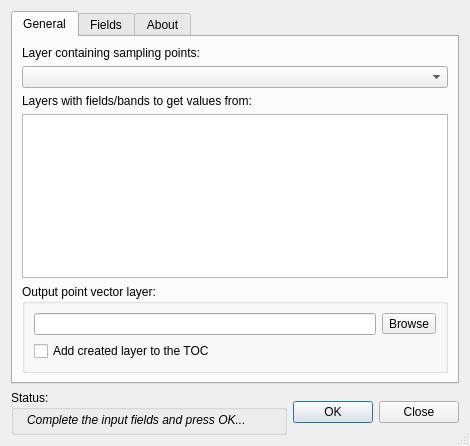
<?xml version="1.0" encoding="UTF-8"?>
<ui version="4.0">
 <class>Dialog</class>
 <widget class="QDialog" name="Dialog">
  <property name="geometry">
   <rect>
    <x>0</x>
    <y>0</y>
    <width>470</width>
    <height>446</height>
   </rect>
  </property>
  <property name="focusPolicy">
   <enum>Qt::NoFocus</enum>
  </property>
  <property name="windowTitle">
   <string>Point Sampling Tool</string>
  </property>
  <property name="windowIcon">
   <iconset>
    <normaloff>pointSamplingToolIcon.png</normaloff>pointSamplingToolIcon.png</iconset>
  </property>
  <property name="sizeGripEnabled">
   <bool>true</bool>
  </property>
  <layout class="QGridLayout">
   <item row="0" column="0">
    <widget class="QTabWidget" name="tabWidget">
     <property name="currentIndex">
      <number>0</number>
     </property>
     <widget class="QWidget" name="tab">
      <attribute name="title">
       <string>General</string>
      </attribute>
      <layout class="QGridLayout">
       <item row="0" column="0">
        <layout class="QVBoxLayout">
         <item>
          <widget class="QLabel" name="label">
           <property name="sizePolicy">
            <sizepolicy hsizetype="Preferred" vsizetype="Fixed">
             <horstretch>0</horstretch>
             <verstretch>0</verstretch>
            </sizepolicy>
           </property>
           <property name="text">
            <string>Layer containing sampling points:</string>
           </property>
          </widget>
         </item>
         <item>
          <widget class="QComboBox" name="inSample"/>
         </item>
        </layout>
       </item>
       <item row="1" column="0">
        <layout class="QVBoxLayout">
         <item>
          <widget class="QLabel" name="label_2">
           <property name="sizePolicy">
            <sizepolicy hsizetype="Preferred" vsizetype="Fixed">
             <horstretch>0</horstretch>
             <verstretch>0</verstretch>
            </sizepolicy>
           </property>
           <property name="text">
            <string>Layers with fields/bands to get values from:</string>
           </property>
          </widget>
         </item>
         <item>
          <widget class="QListWidget" name="inData">
           <property name="cursor" stdset="0">
            <cursorShape>ArrowCursor</cursorShape>
           </property>
           <property name="editTriggers">
            <set>QAbstractItemView::DoubleClicked|QAbstractItemView::EditKeyPressed</set>
           </property>
           <property name="selectionMode">
            <enum>QAbstractItemView::MultiSelection</enum>
           </property>
           <property name="viewMode">
            <enum>QListView::ListMode</enum>
           </property>
          </widget>
         </item>
        </layout>
       </item>
       <item row="2" column="0">
        <widget class="QGroupBox" name="groupBox_2">
         <property name="sizePolicy">
          <sizepolicy hsizetype="Preferred" vsizetype="Fixed">
           <horstretch>0</horstretch>
           <verstretch>0</verstretch>
          </sizepolicy>
         </property>
         <property name="title">
          <string>Output point vector layer:</string>
         </property>
         <layout class="QVBoxLayout">
          <item>
           <layout class="QHBoxLayout">
            <item>
             <widget class="QLineEdit" name="outShape"/>
            </item>
            <item>
             <widget class="QToolButton" name="outButton">
              <property name="text">
               <string>Browse</string>
              </property>
             </widget>
            </item>
           </layout>
          </item>
          <item>
           <widget class="QCheckBox" name="addToToc">
            <property name="text">
             <string>Add created layer to the TOC</string>
            </property>
           </widget>
          </item>
         </layout>
        </widget>
       </item>
      </layout>
     </widget>
     <widget class="QWidget" name="tab_2">
      <attribute name="title">
       <string>Fields</string>
      </attribute>
      <layout class="QGridLayout">
       <item row="0" column="0">
        <widget class="QTableWidget" name="fieldsTable">
         <property name="editTriggers">
          <set>QAbstractItemView::AnyKeyPressed|QAbstractItemView::DoubleClicked|QAbstractItemView::EditKeyPressed</set>
         </property>
         <property name="dragDropOverwriteMode">
          <bool>false</bool>
         </property>
         <property name="alternatingRowColors">
          <bool>false</bool>
         </property>
         <property name="selectionMode">
          <enum>QAbstractItemView::SingleSelection</enum>
         </property>
         <property name="selectionBehavior">
          <enum>QAbstractItemView::SelectRows</enum>
         </property>
         <property name="gridStyle">
          <enum>Qt::SolidLine</enum>
         </property>
         <property name="wordWrap">
          <bool>false</bool>
         </property>
         <property name="cornerButtonEnabled">
          <bool>false</bool>
         </property>
         <property name="rowCount">
          <number>0</number>
         </property>
         <property name="columnCount">
          <number>2</number>
         </property>
         <column>
          <property name="text">
           <string>source</string>
          </property>
         </column>
         <column>
          <property name="text">
           <string>name</string>
          </property>
         </column>
        </widget>
       </item>
      </layout>
     </widget>
     <widget class="QWidget" name="tab_3">
      <attribute name="title">
       <string>About</string>
      </attribute>
      <layout class="QGridLayout">
       <item row="0" column="0">
        <widget class="QLabel" name="label_3">
         <property name="cursor">
          <cursorShape>ArrowCursor</cursorShape>
         </property>
         <property name="text">
          <string>The Point Sampling Tool Plugin collects polygon attributes and raster values from multiple layers at specified sampling points. You need a point layer with locations of sampling points and at least one polygon or raster layer to probe values from. The plugin creates a new point layer with locations given by the sampling points and attributes taken from all the underlying polygons or/and raster cells.

NOTE: This tool is not compatible with mulitipoint sources, unless each multipoint contains exactly one point. Using multipoint samples that contain more points in multipoints may produce unreliable results.</string>
         </property>
         <property name="textFormat">
          <enum>Qt::AutoText</enum>
         </property>
         <property name="scaledContents">
          <bool>false</bool>
         </property>
         <property name="alignment">
          <set>Qt::AlignLeading|Qt::AlignLeft|Qt::AlignTop</set>
         </property>
         <property name="wordWrap">
          <bool>true</bool>
         </property>
         <property name="openExternalLinks">
          <bool>true</bool>
         </property>
         <property name="textInteractionFlags">
          <set>Qt::LinksAccessibleByMouse</set>
         </property>
        </widget>
       </item>
      </layout>
     </widget>
    </widget>
   </item>
   <item row="1" column="0">
    <layout class="QHBoxLayout">
     <item>
      <widget class="QGroupBox" name="groupBox">
       <property name="sizePolicy">
        <sizepolicy hsizetype="Preferred" vsizetype="Fixed">
         <horstretch>0</horstretch>
         <verstretch>0</verstretch>
        </sizepolicy>
       </property>
       <property name="minimumSize">
        <size>
         <width>0</width>
         <height>45</height>
        </size>
       </property>
       <property name="title">
        <string>Status:</string>
       </property>
       <widget class="QLabel" name="statusLabel">
        <property name="geometry">
         <rect>
          <x>16</x>
          <y>20</y>
          <width>291</width>
          <height>20</height>
         </rect>
        </property>
        <property name="sizePolicy">
         <sizepolicy hsizetype="Preferred" vsizetype="Fixed">
          <horstretch>0</horstretch>
          <verstretch>0</verstretch>
         </sizepolicy>
        </property>
        <property name="font">
         <font>
          <weight>50</weight>
          <italic>true</italic>
          <bold>false</bold>
          <stylestrategy>PreferDefault</stylestrategy>
          <kerning>true</kerning>
         </font>
        </property>
        <property name="text">
         <string>Complete the input fields and press OK...</string>
        </property>
        <property name="textFormat">
         <enum>Qt::AutoText</enum>
        </property>
       </widget>
      </widget>
     </item>
     <item>
      <widget class="QDialogButtonBox" name="buttonBox">
       <property name="enabled">
        <bool>true</bool>
       </property>
       <property name="sizePolicy">
        <sizepolicy hsizetype="Fixed" vsizetype="Fixed">
         <horstretch>0</horstretch>
         <verstretch>0</verstretch>
        </sizepolicy>
       </property>
       <property name="layoutDirection">
        <enum>Qt::LeftToRight</enum>
       </property>
       <property name="autoFillBackground">
        <bool>false</bool>
       </property>
       <property name="orientation">
        <enum>Qt::Horizontal</enum>
       </property>
       <property name="standardButtons">
        <set>QDialogButtonBox::Close|QDialogButtonBox::Ok</set>
       </property>
       <property name="centerButtons">
        <bool>false</bool>
       </property>
      </widget>
     </item>
    </layout>
   </item>
  </layout>
 </widget>
 <tabstops>
  <tabstop>inSample</tabstop>
  <tabstop>inData</tabstop>
  <tabstop>outShape</tabstop>
  <tabstop>outButton</tabstop>
  <tabstop>addToToc</tabstop>
  <tabstop>buttonBox</tabstop>
 </tabstops>
 <resources/>
 <connections>
  <connection>
   <sender>buttonBox</sender>
   <signal>accepted()</signal>
   <receiver>Dialog</receiver>
   <slot>accept()</slot>
   <hints>
    <hint type="sourcelabel">
     <x>525</x>
     <y>452</y>
    </hint>
    <hint type="destinationlabel">
     <x>157</x>
     <y>274</y>
    </hint>
   </hints>
  </connection>
  <connection>
   <sender>buttonBox</sender>
   <signal>rejected()</signal>
   <receiver>Dialog</receiver>
   <slot>reject()</slot>
   <hints>
    <hint type="sourcelabel">
     <x>525</x>
     <y>452</y>
    </hint>
    <hint type="destinationlabel">
     <x>286</x>
     <y>274</y>
    </hint>
   </hints>
  </connection>
 </connections>
</ui>
